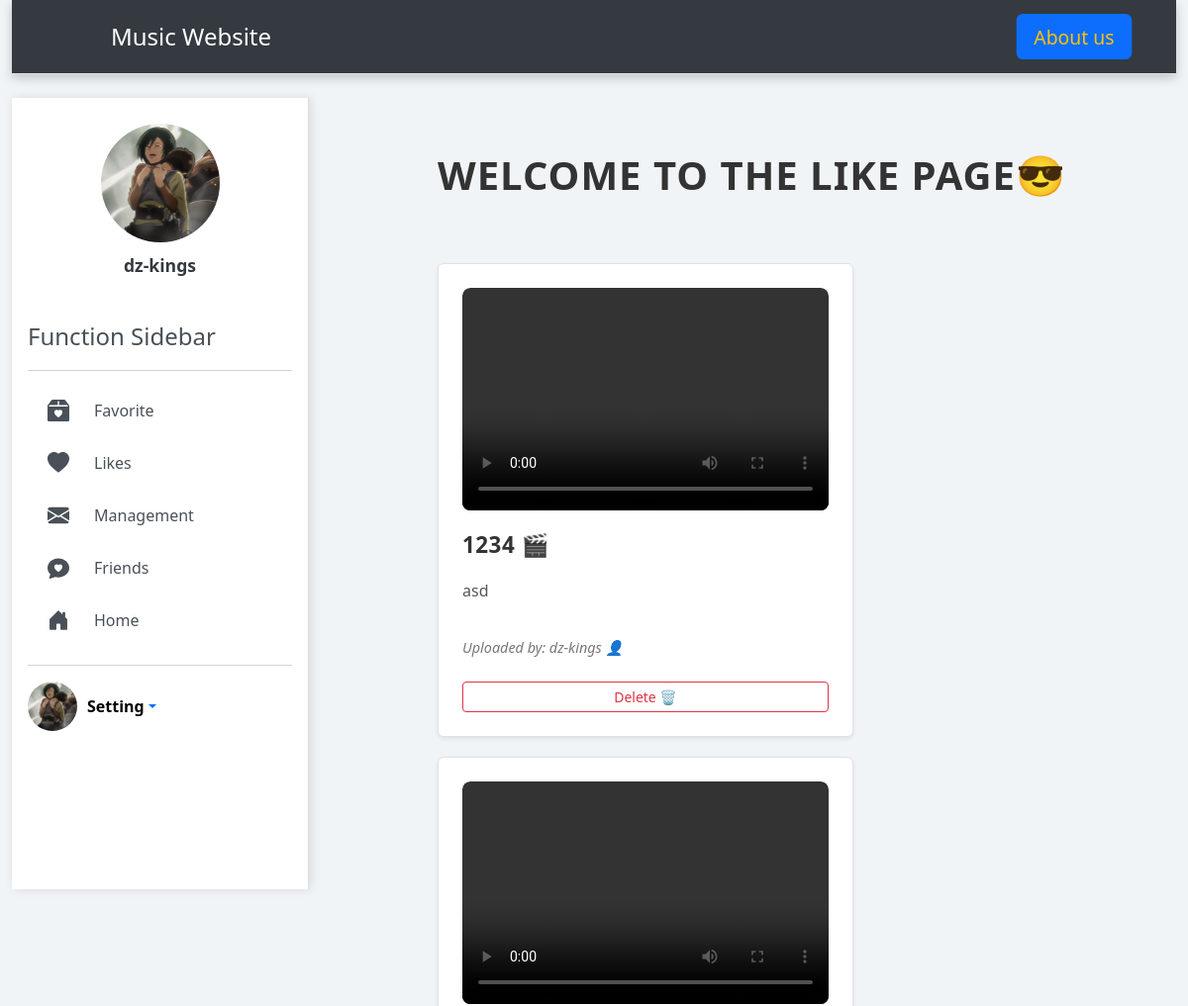
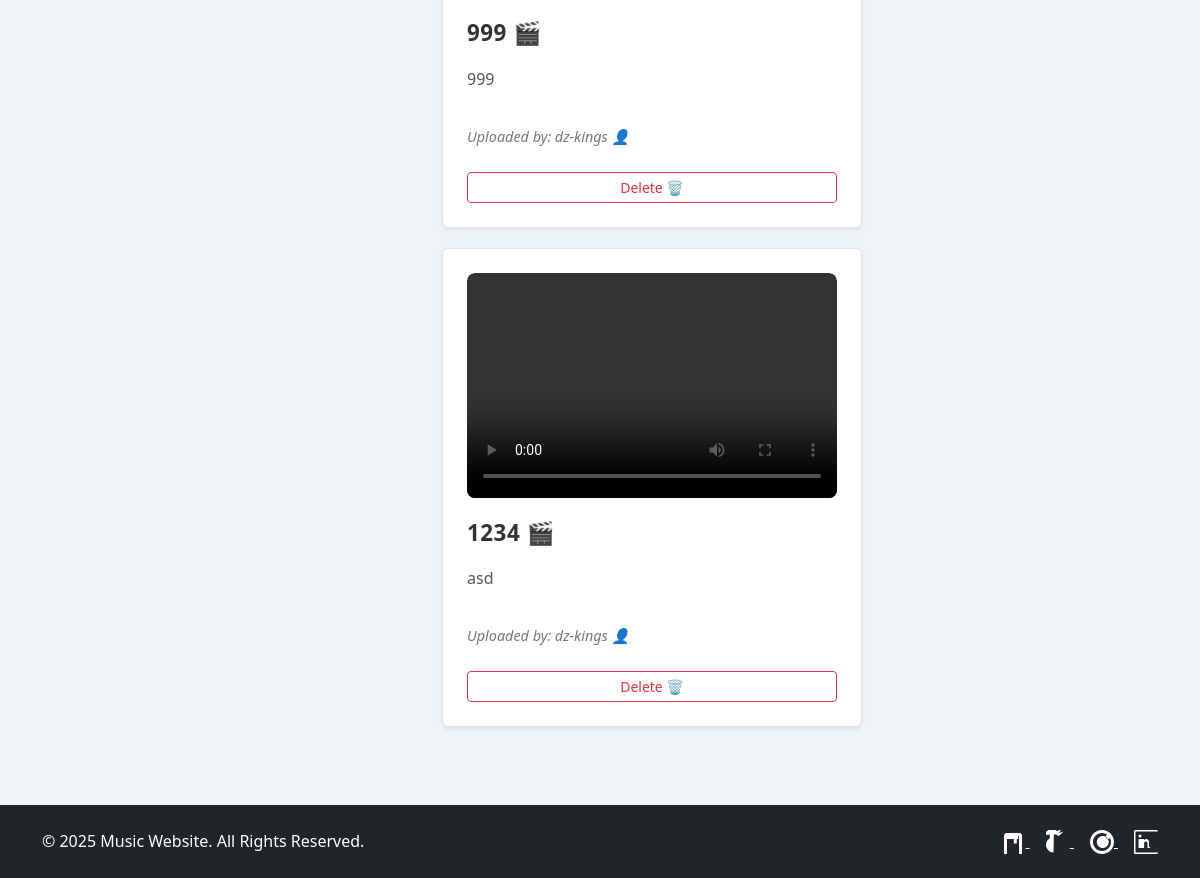
The app's page /user/likes (signed in), older data (2 pictures, top to bottom).
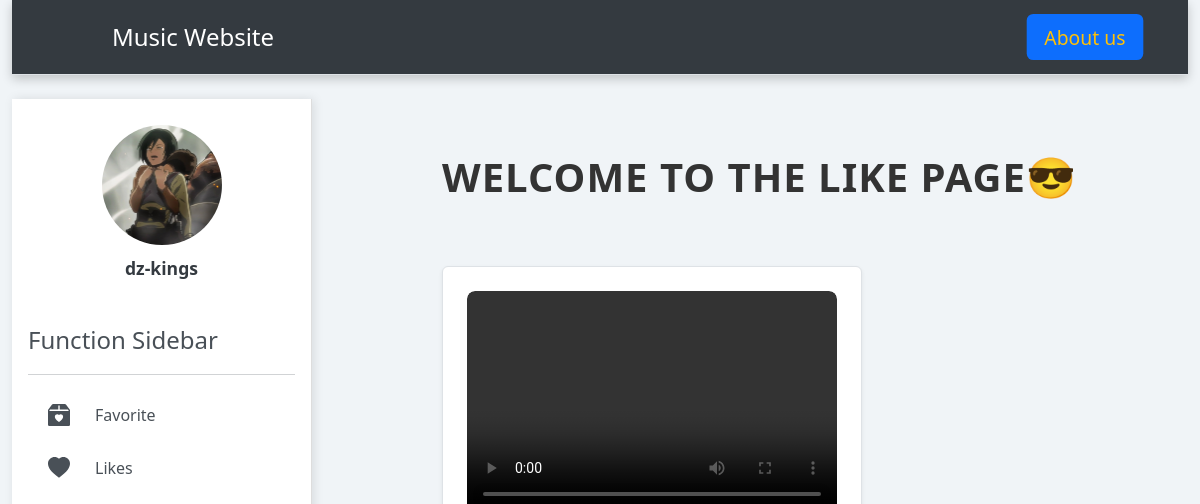
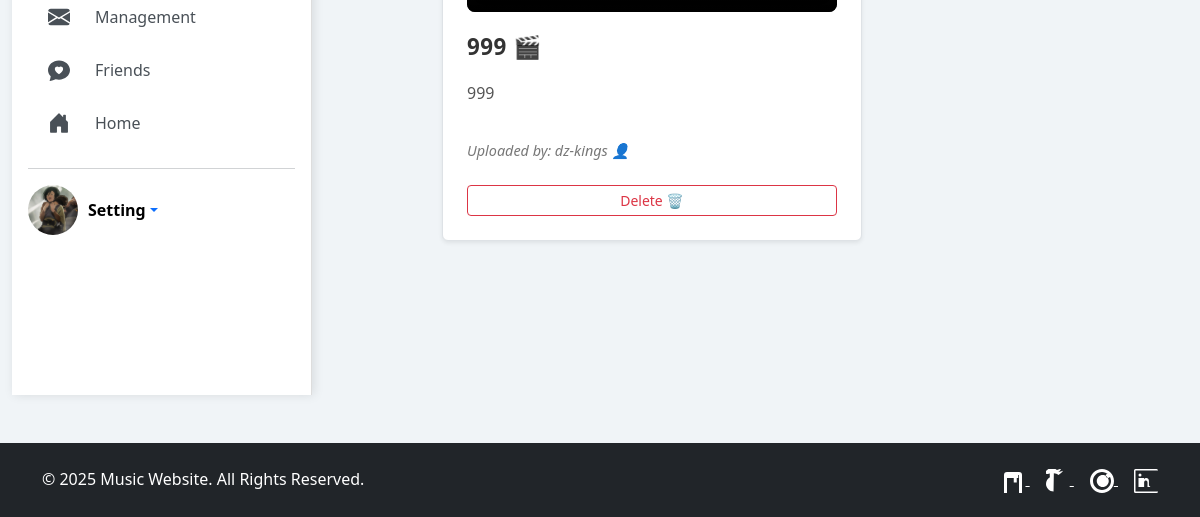
The same page, newer data (2 pictures, top to bottom).
### user/models.py (models this page shows)
class likess(models.Model):
    user=models.ForeignKey(User,on_delete=models.CASCADE)
    video=models.ForeignKey(management,on_delete=models.CASCADE)
    like_time=models.DateTimeField(auto_now_add=True)

class management(models.Model):
    user=models.ForeignKey(User,related_name="management_set",on_delete=models.CASCADE)
    title=models.CharField(max_length=200)
    description=models.CharField(max_length=20000)
    upload_time=models.DateTimeField(auto_now_add=True)
    video=models.FileField(upload_to="videos/")

### user/views.py (the view)
# urls.py: path("likes", views.user_likes, name="likes"),
def user_likes(request):
    user=request.user
    avatar = user.avatars.avatar
    if request.user.is_authenticated:
        likes_videoes=likess.objects.filter(user=request.user)
        if 'delete' in request.POST:
            video_id = request.POST.get('video_id')
            print(video_id)
            video = likes_videoes.filter(id=video_id)
            video.delete()
            return redirect('user:likes')
        context = {'likes_videoes': likes_videoes,'user':user,'avatar':avatar}
        return render(request, 'likes.html', context)
    return redirect('user:login')

### templates/likes.html (shortened to what this page needs)
{% extends 'mainpage_template.html' %}
{% block body1 %}
<div class="page-header" style="display: flex; flex-direction: column;  text-align: left; margin-bottom: 50px;">
    <h2 style="font-size: 2.5rem; font-weight: 700; color: #333; text-transform: uppercase; letter-spacing: 1px; margin-bottom: 15px;">Welcome to the Like Page😎</h2>
</div>
<div style="display: flex; flex-wrap: wrap; gap: 20px; justify-content: flex-start;">
    {% for obj in likes_videoes %}
        <div class="video-card border rounded shadow-sm p-4" style="width: 420px; background-color: #fff; transition: transform 0.3s ease, box-shadow 0.3s ease;">
            <div class="video-container mb-3" style="border-radius: 8px; overflow: hidden;">
             {% if '.mp3' in obj.video.video.url or '.wav' in obj.video.video.url %}
                    <img src="/media/avatars/default_cover_image.jpg" width="100%" height="225" alt="Audio Cover Image">
                    <audio controls>
                        <source src="{{ obj.video.video.url }}" type="audio/mpeg">
                        Your browser does not support the audio element.
                    </audio>
                {% else %}
                <video width="100%" height="225" controls>
                        <source src="{{ obj.video.video.url }}" type="video/mp4">
                    </video>
                {% endif %}
            </div>
            <div class="video-info" style="display: flex; flex-direction: column; gap: 12px;">
                <h5 class="video-title" style="font-size: 1.4rem; font-weight: 600; color: #333; margin-bottom: 8px; letter-spacing: 0.5px;">{{ obj.video.title }} 🎬</h5>
                <p class="video-description" style="font-size: 1rem; color: #555; line-height: 1.6;">{{ obj.video.description }}</p>
                <p class="video-uploader" style="font-size: 0.9rem; color: #777; margin-top: 5px; font-style: italic;">Uploaded by: {{ obj.video.user.username }} 👤</p>
            </div>
            <br>
            <form action="" method="post">
                <button type="submit" class="btn btn-sm btn-outline-danger w-100" name="delete">Delete 🗑️</button>
            </form>
        </div>
    {% endfor %}
</div>
{% endblock %}

### templates/mainpage_template.html (shortened to what this page needs)
<!DOCTYPE html>
<html lang="en">
<head>
    <link href="https://cdn.jsdelivr.net/npm/bootstrap@5.3.3/dist/css/bootstrap.min.css"
          rel="stylesheet"
>
</head>
<body onload="fadeIn()">
    {% if user.is_authenticated %}
    <div class="container-fluid">
        <header class="d-flex flex-wrap justify-content-between py-3 mb-4 border-bottom navbar">
            <a href="" class="d-flex align-items-center mb-3 mb-md-0 me-md-auto link-body-emphasis text-decoration-none" style="margin-left: 70px">
                <span class="fs-4 text-white">Music Website</span>
            </a>
            <ul class="nav nav-pills">
                <li class="nav-item"><a href="{% url 'user:about_us' %}" class="nav-link active" aria-current="page">About us</a></li>
            </ul>
        </header>
        <div class="d-flex">
            <div class="sidebar p-3">
                <div class="user-info">
                    <img src="{{ avatar.url|default:'/media/avatars/default.jpg' }}" alt="User Avatar" style="width:120px;height:120px">
                    <strong>{{ user.username|truncatechars:20 }}</strong>
                </div>
                <span class="fs-4 mb-3">Function Sidebar</span>
                <hr>
                <ul class="nav flex-column">
                    <li>
                        <a href="{% url 'user:flavorite' %}" class="nav-link">
                            <span>Favorite</span>
                        </a>
                    </li>
                    <li>
                        <a href="{% url 'user:likes' %}" class="nav-link">
                            <svg xmlns="http://www.w3.org/2000/svg" width="22" height="22" fill="currentColor" class="bi bi-heart-fill" viewBox="0 0 16 16">
                                <path fill-rule="evenodd" d="M8 1.314C12.438-3.248 23.534 4.735 8 15-7.534 4.736 3.562-3.248 8 1.314"/>
                            </svg>
                            <span>Likes</span>
                        </a>
                    </li>
                    <li>
                        <a href="{% url 'user:management' %}" class="nav-link">
                            <span>Management</span>
                        </a>
                    </li>
                    <li>
                        <a href="{% url 'user:friends' %}" class="nav-link">
                            <span>Friends</span>
                        </a>
                    </li>
                                <li>
                        <a href="{% url 'mainpage:user_mainpage' %}" class="nav-link">
<span>Home</span>
                        </a>
                    </li>
                </ul>
                <hr>
                <div class="dropdown">
                    <a href="#" class="d-flex align-items-center text-decoration-none dropdown-toggle" data-bs-toggle="dropdown" aria-expanded="false">
                        <img src="{{ avatar.url|default:'/media/avatars/default.jpg'  }}" alt="User Avatar" class="rounded-circle" style="width: 50px; height: 50px; object-fit: cover; margin-right: 10px">
                        <strong style="color:black">Setting</strong>
                    </a>
                </div>
            </div>
            <div class="main-content">
                <br>
                {% block body1 %}{% endblock %}
            </div>
        </div>
    </div>
    {% endif %}
</body>
<footer class="bg-dark text-white py-4 mt-5">
    <div class="container">
        <div class="row">
            <div class="col-md-6">
                <p class="mb-0">© 2025 Music Website. All Rights Reserved.</p>
            </div>
            <div class="col-md-6 text-md-end">
                <a href="#" class="text-white me-3">
                    <svg xmlns="http://www.w3.org/2000/svg" width="24" height="24" fill="currentColor" class="bi bi-facebook" viewBox="0 0 16 16">
                        <path d="M12 2H4a2 2 0 0 0-2 2v12a2 2 0 0 0 2 2h8a2 2 0 0 0 2-2V4a2 2 0 0 0-2-2zm0 14H4V4h8v12zM7.5 6h1v3h2V6h1V4h-4V2h-2v2H4v2h3.5z"/>
                    </svg>
                </a>
                <a href="#" class="text-white me-3">
                </a>
                <a href="#" class="text-white me-3">
                </a>
                <a href="#" class="text-white">
                </a>
            </div>
        </div>
    </div>
</footer>
</html>

### templates/mainpage_template.html (style rules this page uses)
body { background-color: #f0f4f7; font-family: 'Segoe UI', Tahoma, Geneva, Verdana, sans-serif; color: #495057; transition: all 0.3s ease; opacity: 0; transition: opacity 0.3s ease-in-out; }
.navbar { background-color: #343a40; box-shadow: 0 4px 10px rgba(0, 0, 0, 0.2); padding: 15px 30px; }
.navbar .nav-link { color: #fff !important; font-size: 1.1rem; transition: color 0.3s ease, transform 0.3s ease; }
.navbar .nav-link.active { color: #ffc107 !important; transform: scale(1.1); }
.sidebar { background-color: #ffffff; border-right: 1px solid #ddd; box-shadow: 2px 0 10px rgba(0, 0, 0, 0.1); height: 100vh; padding-top: 30px; min-width: 300px; transition: all 0.3s ease; }
.sidebar .nav-link { color: #495057; padding: 12px 20px; border-radius: 8px; margin-bottom: 5px; transition: background-color 0.3s ease, transform 0.3s ease; }
.sidebar .user-info { text-align: center; margin-bottom: 30px; padding: 10px; }
.sidebar .user-info img { width: 80px; height: 80px; object-fit: cover; border-radius: 50%; margin-bottom: 10px; }
.sidebar .user-info strong { display: block; font-size: 1.1rem; color: #343a40; font-weight: bold; }
.main-content { margin-left: 100px; padding: 30px; transition: margin-left 0.3s ease; }
.sidebar .nav-link span { margin-left: 10px; font-size: 1rem; }
.sidebar .nav-link { display: flex; align-items: center; }
.sidebar .nav-link svg { width: 22px; height: 22px; fill: currentColor; margin-right: 15px; }
.navbar a { font-weight: 500; }
.main-content { font-size: 1rem; color: #343a40; }

### templates/likes.html (style rules this page uses)
.video-container video { border-radius: 8px; object-fit: contain; }
.video-title { font-size: 1.4rem; font-weight: 600; color: #333; margin: 0; letter-spacing: 0.5px; }
.video-description { font-size: 1rem; color: #555; line-height: 1.6; }
.video-uploader { font-size: 0.9rem; color: #777; margin: 0; font-style: italic; }
.btn-outline-danger { background-color: #fff; border-color: #dc3545; color: #dc3545; transition: background-color 0.3s ease, color 0.3s ease; }
.page-header h2 { font-size: 2.5rem; font-weight: 700; color: #333; text-transform: uppercase; margin-bottom: 15px; letter-spacing: 1px; }

Row changes from the older to the newer data that the page shows:
removed likess: video "1234", video.description "asd", video.user.username "dz-kings"
removed likess: video "1234", video.description "asd", video.user.username "dz-kings"
